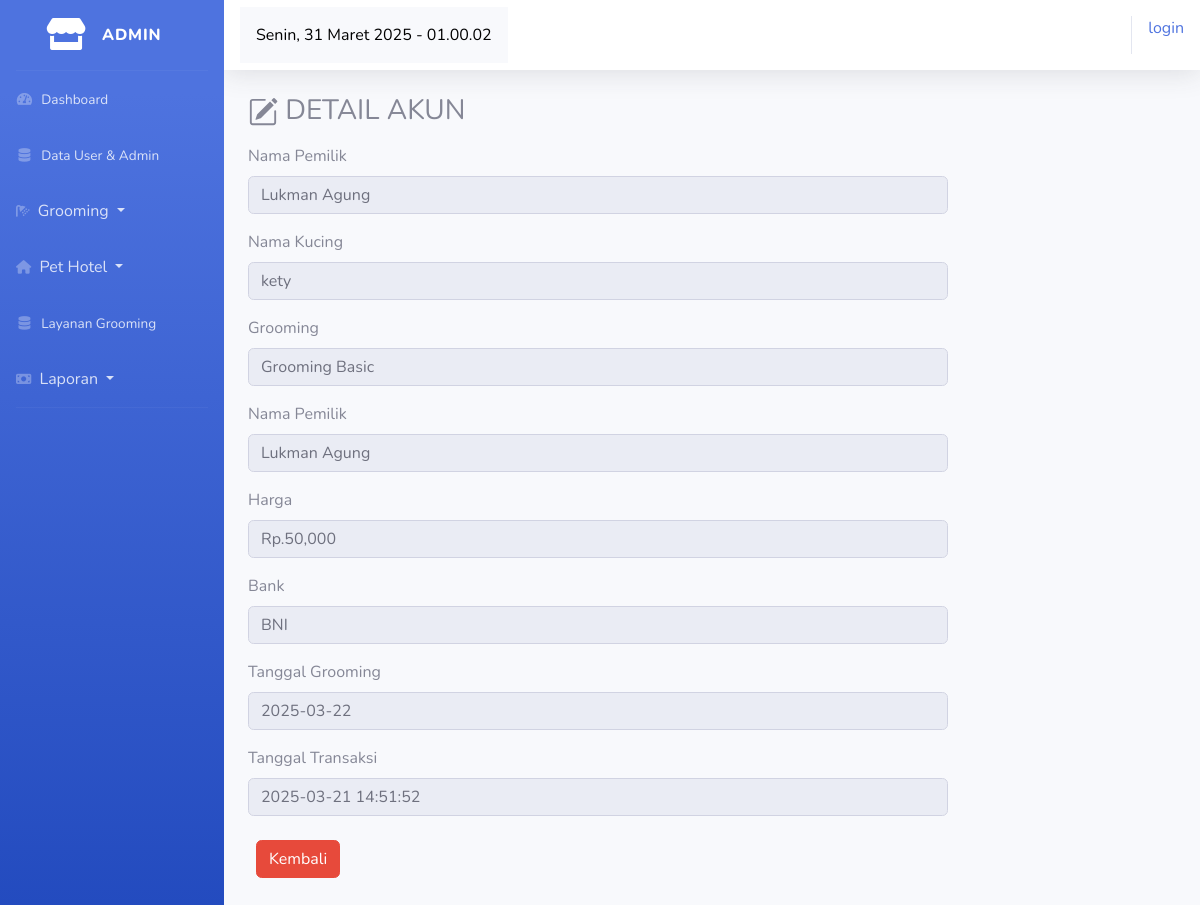
Page /index.php/admin/transaction_grooming/detail_data/72 on the committed database.
### tables this page shows
CREATE TABLE `transaction_grooming` (
  `transaction_id` int(11) NOT NULL,
  `user_id` int(3) NOT NULL,
  `grooming_id` int(3) NOT NULL,
  `id_cat` varchar(10) NOT NULL,
  `bank` varchar(10) NOT NULL,
  `price` int(11) NOT NULL,
  `notes` text NOT NULL,
  `date` date NOT NULL,
  `transaction_date` timestamp NOT NULL DEFAULT current_timestamp() ON UPDATE current_timestamp(),
  `payment_due_date` timestamp NOT NULL DEFAULT current_timestamp() ON UPDATE current_timestamp(),
  `status` varchar(20) NOT NULL DEFAULT 'Belum Terbayar',
  `image` varchar(50) NOT NULL
);

CREATE TABLE `users` (
  `user_id` int(11) NOT NULL,
  `name` varchar(100) NOT NULL,
  `email` varchar(100) NOT NULL,
  `password` varchar(30) NOT NULL,
  `phone` varchar(15) NOT NULL,
  `address` text NOT NULL,
  `image` varchar(50) NOT NULL,
  `role_id` tinyint(1) NOT NULL
);

CREATE TABLE `cats` (
  `cat_id` int(11) NOT NULL,
  `user_id` int(5) NOT NULL,
  `name` varchar(50) NOT NULL,
  `breed` varchar(50) NOT NULL,
  `tgl_cat` date NOT NULL,
  `gender` varchar(10) NOT NULL,
  `sertivikat` varchar(50) NOT NULL,
  `image` varchar(50) NOT NULL
);

CREATE TABLE `service_grooming` (
  `id_grooming` int(11) NOT NULL,
  `name` varchar(50) NOT NULL,
  `description` text NOT NULL,
  `price` int(11) NOT NULL,
  `image` varchar(20) NOT NULL
);

### application/controllers/admin/transaction_grooming.php (called while the page is built, shortened)
<?php
	class Transaction_grooming extends CI_Controller {
		public function detail_data($transaction_id) {
			$data['detail'] = $this->model_transaction_grooming->detail_data($transaction_id);
			$this->load->view('tamplates_admin/header');
			$this->load->view('tamplates_admin/sidebar');
			$this->load->view('admin/pembayaran/detail_data', $data);
			$this->load->view('tamplates_admin/footer');
		}
	}
?>

### index.php (called while the page is built, shortened)
<?php
require_once BASEPATH.'core/CodeIgniter.php';

### application/models/admin/model_transaction_grooming.php (called while the page is built, shortened)
<?php
	class model_transaction_grooming extends CI_Model {
		public function detail_data($transaction_id) {
			$this->db->select('transaction_grooming.*,users.name as user_name, cats.name as cat_name, service_grooming.name as grooming_name, service_grooming.price as price');
			$this->db->from('transaction_grooming');
			$this->db->join('users', 'users.user_id = transaction_grooming.user_id');
			$this->db->join('cats', 'cats.cat_id = transaction_grooming.id_cat');
			$this->db->join('service_grooming', 'service_grooming.id_grooming = transaction_grooming.grooming_id');
			$this->db->where('transaction_grooming.transaction_id', $transaction_id);
			$result = $this->db->get();
			return $result->result();
		}
	}
?>

### application/views/admin/pembayaran/detail_data.php (the view, shortened to what this page needs)
<div class="container">
	<div class="mt-3">
		<h3>
			DETAIL AKUN
		</h3>
	</div>
	<?php foreach ($detail as $d) :?>
		<div style="max-width: 700px;">
			<div class="form-group mt-3">
				<label for="">Nama Pemilik</label>
				<input type="text" disabled selected class="form-control" value="<?php echo $d->user_name ?>">
			</div>
			<div class="form-group mt-3">
				<label for="">Nama Kucing</label>
				<input type="text" disabled selected class="form-control" value="<?php echo $d->cat_name ?>">
			</div>
			<div class="form-group mt-3">
				<label for="">Grooming</label>
				<input type="text" disabled selected class="form-control" value="<?php echo $d->grooming_name ?>">
			</div>
			<div class="form-group mt-3">
				<label for="">Nama Pemilik</label>
				<input type="text" disabled selected class="form-control" value="<?php echo $d->user_name ?>">
			</div>
			<div class="form-group mt-3">
				<label for="">Harga</label>
				<input type="text" disabled selected class="form-control" value="Rp.<?php echo number_format($d->price)  ?>">
			</div>
			<div class="form-group mt-3">
				<label for="">Bank</label>
				<input type="text" disabled selected class="form-control" value="<?php echo $d->bank  ?>">
			</div>
			<div class="form-group mt-3">
				<label for="">Tanggal Grooming</label>
				<input type="text" disabled selected class="form-control" value="<?php echo $d->date  ?>">
			</div>
			<div class="form-group mt-3">
				<label for="">Tanggal Transaksi</label>
				<input type="text" disabled selected class="form-control" value="<?php echo $d->transaction_date  ?>">
			</div>
		</div>
	<?php endforeach; ?>
	<a href="<?php echo site_url('admin/transaction_grooming/transaksi_selesai')?>" class="btn btn-danger mb-5 mt-2 ms-2">Kembali</a>
</div>

### rows in the picture
transaction_grooming: user.name "Lukman Agung", id_cat.name "kety", name "Grooming Basic", price "Rp.50,000", bank "BNI", date "2025-03-22", transaction_date "2025-03-21 14:51:52"

### other values in the picture
anchor('auth/login', 'login') "login"
